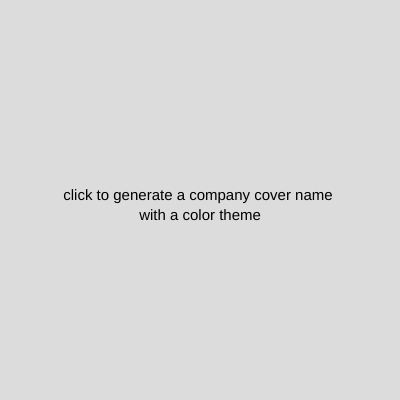
Frame 1 (no input)
Frame 60 (no input): identical to frame 1, image omitted
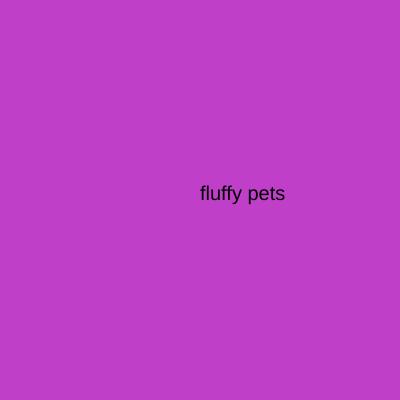
Frame 120 (the mouse pressed at the canvas centre since frame 60)

The p5.js sketch that drew these frames (run headless with seeded random() and noise() and a simulated clock; from frame 60 on, the mouse is pressed at the canvas centre):

// p5.js sketch
// ── sketch.js
//different ways of saying pet
let animals = [{
  name: "dearest"
}, {
  name: "loved"
}, {
  name: "pets"
}, {
  name: "precious"
}, {
  name: "friends"
}, {
  name: "companion"
}, {
  name: "fur ball"
}];
//different adjectives
let adj = [{
  describe: "happy"
}, {
  describe: "loyal"
}, {
  describe: "go lucky"
}, {
  describe: "cute"
}, {
  describe: "fluffy"
}, {
  describe: "adorable"
}];


let randomIndex
let randomAdjective

function setup() {
  createCanvas(400, 400);
  background(220);
  textSize(20);
  push()
  textSize(15)
  textAlign(CENTER);
  text("click to generate a company cover name ", 200, 200);
  textAlign(CENTER);
  text("with a color theme", 200, 220);
  pop()


}



function draw() {

};






function mousePressed() {
  background(random(255) + 10, random(255) + 10, random(255) + 10);
  randomIndex = int(random(animals.length))
  randomAdjective = int(random(adj.length))
  wrd();
  //    animals.splice(randomIndex, 1);
}

function wrd() {
  text(adj[randomAdjective].describe + ' ' + animals[randomIndex].name, 200, 200);
}
